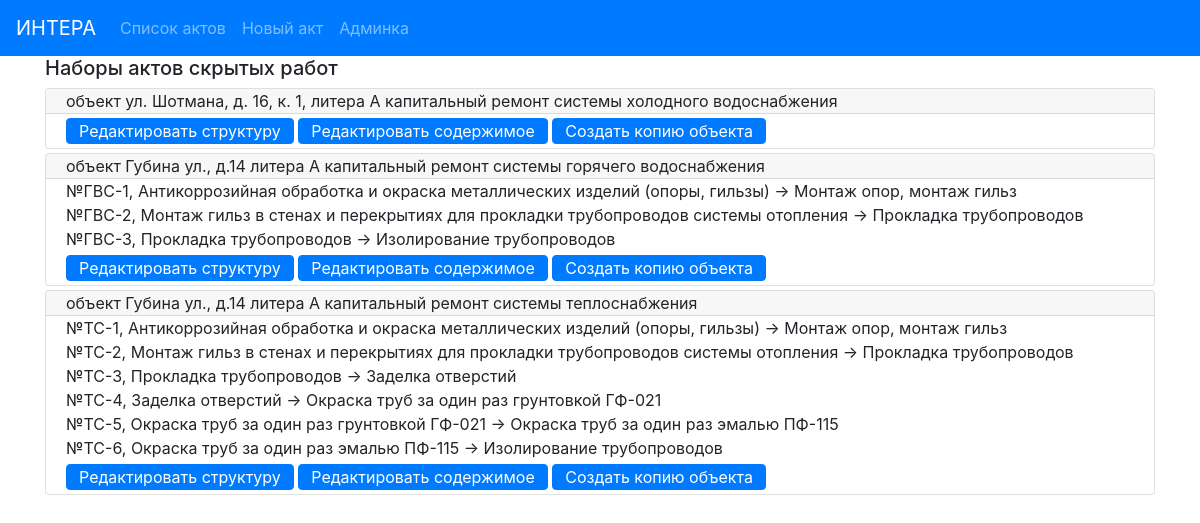
Page /actbase/ on the earlier database version.
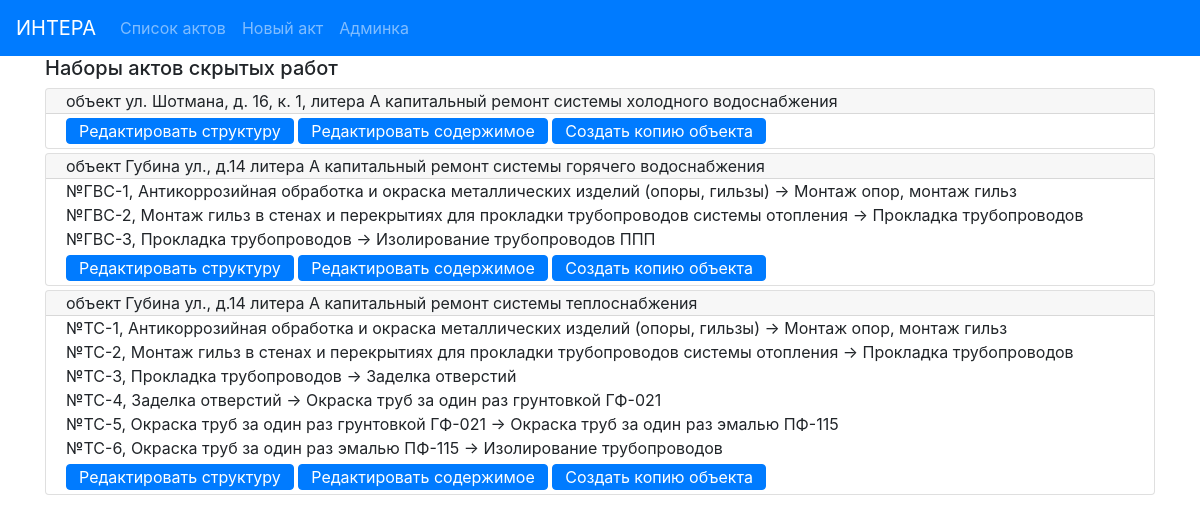
Same page on the later database version.
### hiddenactsbase/models.py (models this page shows, shortened)
class HiddenActIS (models.Model):
    act_number = models.CharField(max_length=20, verbose_name='Ном. Акта', blank=True)
    act_date = models.CharField(max_length=50, verbose_name='Дата Акта')
    presented_work = models.CharField(max_length=200, verbose_name='Предъявл.')
    materials = models.CharField(max_length=200, verbose_name='Материалы')
    permitted_work = models.CharField(max_length=200, verbose_name='Разрешено')
    begin_date = models.CharField(max_length=50, verbose_name='От:')
    end_date = models.CharField(max_length=50, verbose_name='До:')
    class Meta:
        ordering = ['act_number']
        verbose_name = 'Акт скрытых инженерка '

### hiddenactsbase/views.py (the view)
# urls.py: path('', ObjectsList.as_view(), name='objects_list_url'),
class ObjectsList (View):
    def get(self,request):
        objs = ObjectActs.objects.order_by("-id")
        return render(request, 'hiddenactsbase/index.html', context={'objects_acts': objs})

### hiddenactsbase/models.py (called while the page is built)
    def get_absolute_url(self):
        return reverse('object_detail_url', kwargs={'pk':self.pk})

    def get_edit_url(self):
        return reverse('object_edit_url', kwargs={'pk':self.pk})

### hiddenactsbase/templates/hiddenactsbase/index.html
{% extends 'hiddenactsbase/base.html' %}
{% block mycontent %}
    <div class="container">
        <h5>Наборы актов скрытых работ</h5>
    </div>
    <div class="container">
    {% for obj in objects_acts %}
        <div class="card my-1">
          <div class="card-header py-0">
            объект {{ obj.address }} капитальный ремонт {{ obj.system_type }}
          </div>
          <div class="card-body py-0">
            {% for act in  obj.acts.all %}
                <p class="card-text mb-0"> №{{ act.act_number }}, {{ act.presented_work }} -> {{ act.permitted_work }}</p>
            {% endfor %}
            <a href="{{ obj.get_absolute_url }}" class="btn btn-primary  my-1 py-0">Редактировать структуру</a>
            <a href="{{ obj.get_edit_url }}" class="btn btn-primary  my-1 py-0">Редактировать содержимое</a>
            <a href="{% url 'copy_object' obj.pk %}" class="btn btn-primary  my-1 py-0">Создать копию объекта</a>
          </div>
        </div>
    {% endfor %}
    </div>
{% endblock %}

Differences in the rows shown:
changed HiddenActIS "ГВС-3": permitted_work "Изолирование трубопроводов" → "Изолирование трубопроводов ППП"
